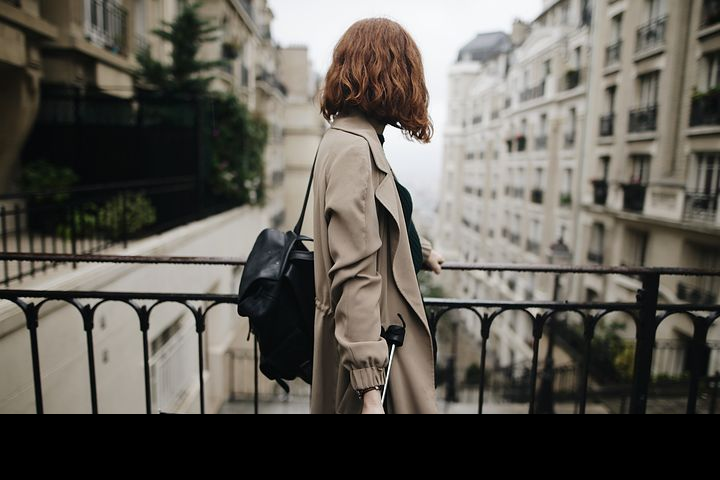
#> input picture data/2.jpg, 720 x 480 px, found by its file name
$ jupyter execute --allow-errors skimage.transform.ipynb
#> lines starting #> are read from the running program, lines starting #| are printed output that depends on the picture
[cell 1]
from skimage.transform import warp
from skimage.transform import AffineTransform
from matplotlib import pyplot as plt
import numpy as np

[cell 2]
file=r'..\data\2.jpg'
im=plt.imread(file)
#> im is the input picture: shape (480, 720, 4) float32; mean R, G, B, A 0.378, 0.364, 0.335, 1
image=im[...,:3]
plt.imshow(im)
im.shape
#> Out = (480, 720, 4)

[cell 3]
import cv2
plt.imshow(cv2.imread(file, cv2.IMREAD_COLOR))
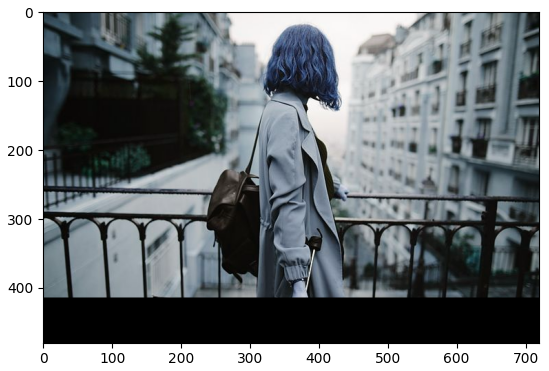
#> figure drawn by matplotlib, 1 panel; B, G, R data is drawn as R, G, B

[cell 4]
plt.imshow(cv2.imread(file))

## AffineTransform

    """2D affine transformation of the form:

        X = a0*x + a1*y + a2 =
          = sx*x*cos(rotation) - sy*y*sin(rotation + shear) + a2

        Y = b0*x + b1*y + b2 =
          = sx*x*sin(rotation) + sy*y*cos(rotation + shear) + b2

    where ``sx`` and ``sy`` are scale factors in the x and y directions,
    and the homogeneous transformation matrix is::

        [[a0  a1  a2]
         [b0  b1  b2]
         [0   0    1]]

    Parameters
    ----------
    matrix : (3, 3) array, optional
        Homogeneous transformation matrix.
    scale : (sx, sy) as array, list or tuple, optional
        Scale factors.
    rotation : float, optional
        Rotation angle in counter-clockwise direction as radians.
    shear : float, optional
        Shear angle in counter-clockwise direction as radians.
    translation : (tx, ty) as array, list or tuple, optional
        Translation parameters.

    Attributes
    ----------
    params : (3, 3) array
        Homogeneous transformation matrix.

    """

[cell 5]
def combine(*affines):
    t0 = affines[0].params
    for ti in affines[1:]:
        t0 = t0.dot(ti.params)
    return AffineTransform(t0)

[cell 6]
x = np.zeros([400,400])
x[50:100,50:100]=100
#x[150:180,200:250]=200
plt.imshow(x)
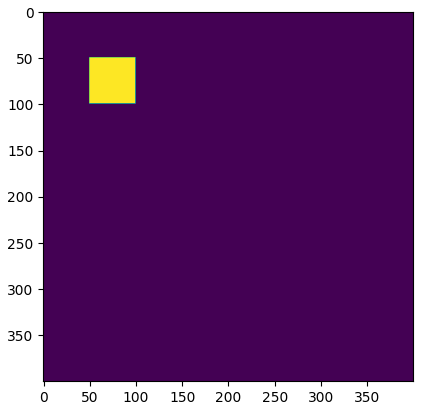
#> figure drawn by matplotlib, 1 panel

[cell 7]
t1 = AffineTransform(translation=(-200, -200)) # move img_obj to origin
t2 = AffineTransform(
    scale=(1, 1), rotation=-0.3, shear=-0.3)
t3 = AffineTransform(translation=(200, 200))
t= combine(t1,t2,t3)
y=warp(x.astype(np.uint8), t2.inverse, output_shape=x.shape)
plt.imshow(y)
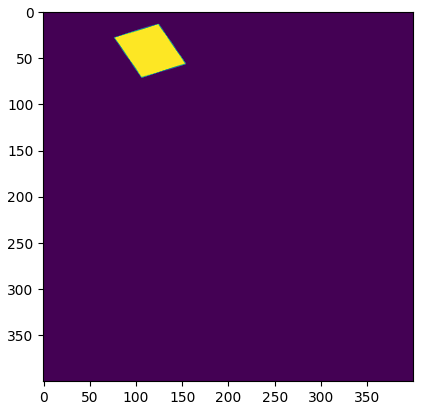
#> figure drawn by matplotlib, 1 panel

[cell 8]
np.unique((y*255).astype(np.uint8)),np.unique(x)

[cell 9]
np.unique((y*255).astype(np.uint8),return_counts=True)

[cell 10]
rows,cols=np.where(y==200)
#> (the rest of this cell did not finish here and is left out)

[cell 11]
plt.imshow(warp(x, t.inverse, output_shape=x.shape))

[cell 12]
matrix = np.array([[1, 0, 0], [0.1, 1, -20], [0, 0, 1]])
warped = warp(image, matrix)
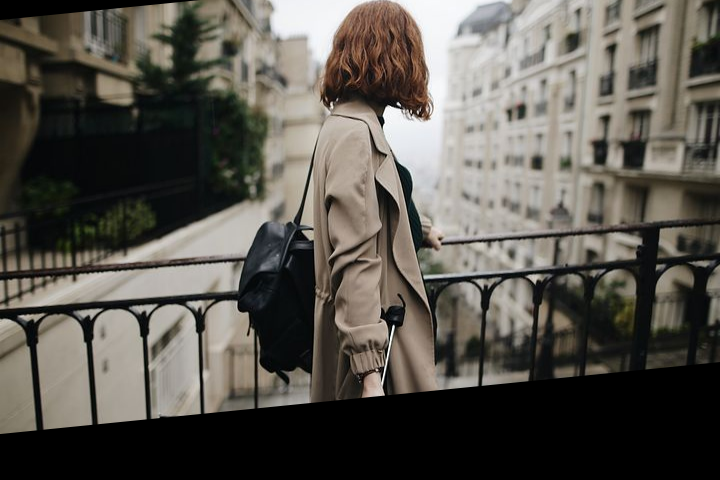
#> warped: shape (480, 720, 3) float32; mean R, G, B 0.351, 0.337, 0.309
from skimage.transform import ProjectiveTransform
warped = warp(image, ProjectiveTransform(matrix=matrix))
plt.imshow(warped)

$ run again, with data/1.jpg copied over data/2.jpg
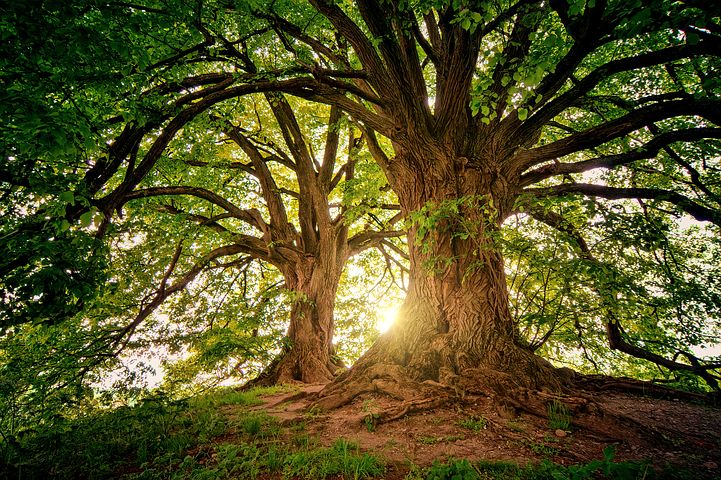
#> input picture data/1.jpg, 721 x 480 px, found by its file name
#> im is the input picture: shape (480, 721, 4) float32; mean R, G, B, A 0.33, 0.317, 0.145, 1
#> `[cell 3] import cv2 plt.imshow(cv2.imread(file, cv2.IMREAD_COLOR))`:
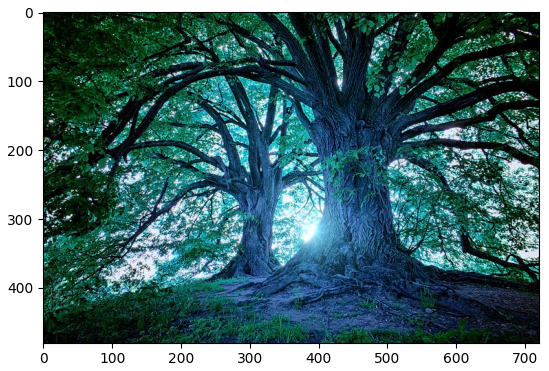
#> figure drawn by matplotlib, 1 panel; B, G, R data is drawn as R, G, B
#> `warped = warp(image, matrix)`:
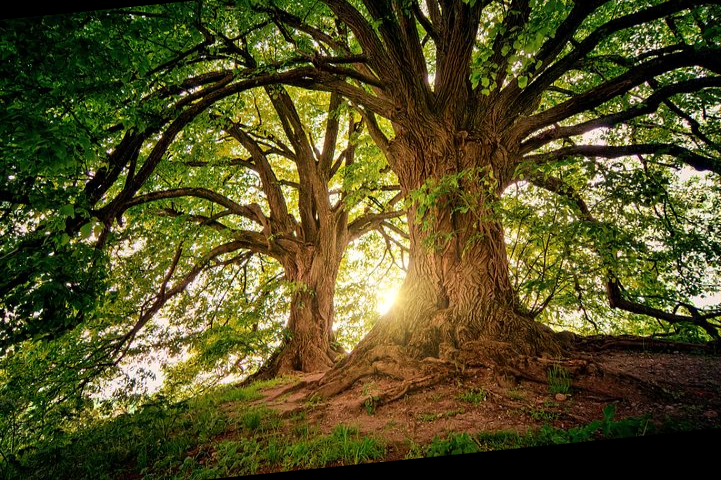
#> warped: shape (480, 721, 3) float32; mean R, G, B 0.325, 0.31, 0.142

$ run again, with data/face.jpg copied over data/2.jpg
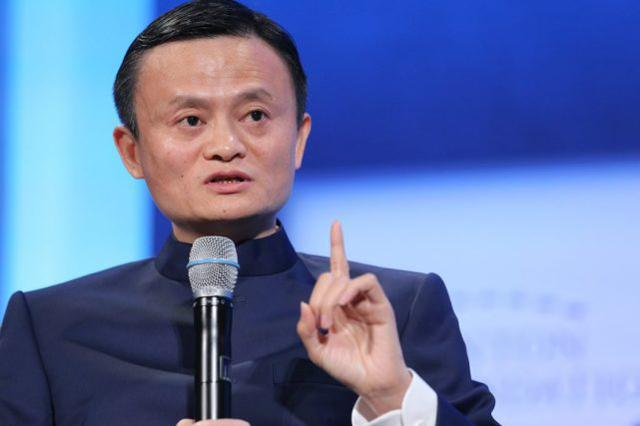
#> input picture data/face.jpg, 640 x 426 px, found by its file name
#> im is the input picture: shape (426, 640, 3); mean R, G, B 102.4, 120.8, 170.9
#> `[cell 3] import cv2 plt.imshow(cv2.imread(file, cv2.IMREAD_COLOR))`:
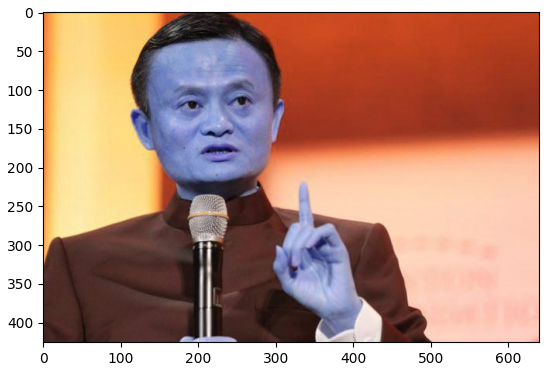
#> figure drawn by matplotlib, 1 panel; B, G, R data is drawn as R, G, B
#> `warped = warp(image, matrix)`:
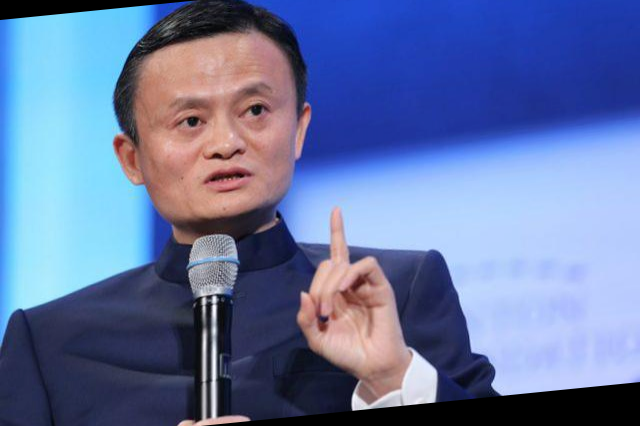
#> warped: shape (426, 640, 3) float64; mean R, G, B 0.396, 0.463, 0.641
